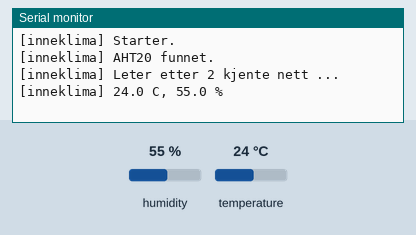
A sketch run on a simulated ESP32-S3. Shown: the last lines printed to the serial monitor. The test bench sets the inputs (shaded band); at power-on: humidity 55 %, temperature 24 °C. WiFi joins after 1.5 s; servers stay silent unless stated; no MQTT or app messages arrive unless stated.

Above: at 2.7 s.
2.8 s: humidity set to 22 %
At 3.4 s:
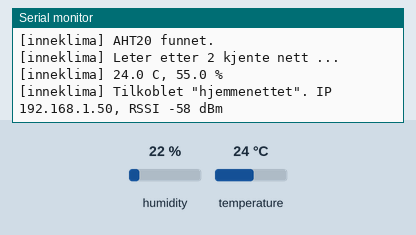
12.8 s: temperature set to 12 °C
At 22.5 s:
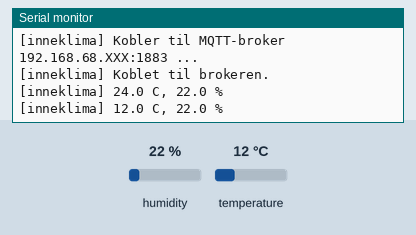
22.8 s: humidity set to 40 %
At 32.8 s:
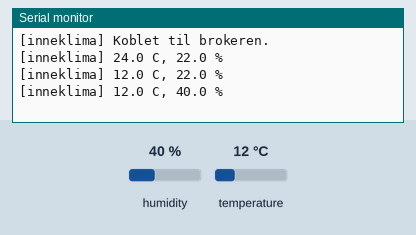
Timing chart, 0 to 34.3 s (numbered marks = the images above; inputs shaded):
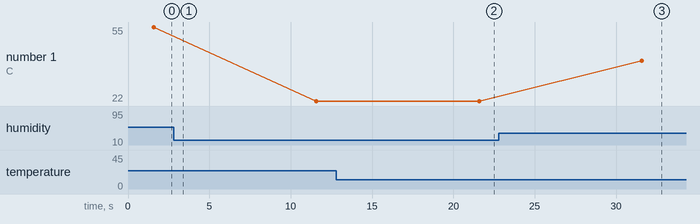

The sketch:

inneklima.ino
```cpp
// Inneklima: maaler temperatur og luftfuktighet med AHT20.

#include <WiFi.h>
#include <WiFiMulti.h>
#include <PubSubClient.h>
#include <Wire.h>
#include <Adafruit_AHTX0.h>

#include "wifi_secrets.h"

// ESP32-S3 ser bare 2,4 GHz-nett
static const size_t ANTALL_NETT = sizeof(WIFI_NETT) / sizeof(WIFI_NETT[0]);

// Brukes som hostname og MQTT-klient-ID
static const char *VERTSNAVN = "inneklima";

static const char *MQTT_EMNE = "kollektivmonitor/inneklima";

static const uint32_t PUBLISERINGSINTERVALL_MS = 10000;
static const uint32_t MQTT_FORSOK_MS = 5000;

// Korrigering for at brettet varmer sensoren. Maal mot et termometer:
// 22,8 paa ESP-en og 21,4 paa termometeret gir -1.4. Ukalibrert = 0.
static const float TEMP_OFFSET = 0.0;

static const uint32_t MAALEINTERVALL_MS = 10000;

// Eldre maaling enn dette sendes som ok:false med feilen, som i esp/soppel/
static const uint32_t MAKS_ALDER_MS = 30000;

// Hvor lenge vi venter paa Wi-Fi for vi prover paa nytt
static const uint32_t WIFI_FORSOK_MS = 20000;

// Hvor lenge wifiMulti.run() venter paa nettet
static const uint32_t WIFI_KOBLE_MS = 10000;

static Adafruit_AHTX0 aht;
static WiFiMulti wifiMulti;
static WiFiClient wifiKlient;
static PubSubClient mqtt(wifiKlient);

// Siste gyldige maaling. Brukes bare med maalingMutex tatt.
struct Maaling {
  bool harMaaling;
  float temp;
  float fukt;
  uint32_t maaltMs;
  char feil[40];   // tom naar alt gaar bra
};

static Maaling maaling = { false, 0.0f, 0.0f, 0, "ingen maaling ennaa" };
static SemaphoreHandle_t maalingMutex;

// Brukes bare av en task hver, saa ingen mutex
static bool sensorKlar = false;
static uint32_t wifiForsoktFra = 0;

static uint32_t alderSekunder(const Maaling &m) {
  if (!m.harMaaling) return 0;
  return (uint32_t) ((millis() - m.maaltMs) / 1000UL);
}

static Maaling lesMaaling() {
  xSemaphoreTake(maalingMutex, portMAX_DELAY);
  const Maaling m = maaling;
  xSemaphoreGive(maalingMutex);
  return m;
}

// Forrige gyldige maaling blir staaende
static void settFeil(const char *tekst) {
  xSemaphoreTake(maalingMutex, portMAX_DELAY);
  strlcpy(maaling.feil, tekst, sizeof(maaling.feil));
  xSemaphoreGive(maalingMutex);
}

static uint32_t oppetidSekunder() {
  return (uint32_t) (esp_timer_get_time() / 1000000LL);
}

static bool startSensor() {
  // Brettets egne pinner, SDA=8 og SCL=9 paa FeatherS3
  Wire.begin();

  if (!aht.begin()) {
    Serial.println("[inneklima] Fant ingen AHT20 paa I2C. Sjekk ledningene.");
    settFeil("fant ingen sensor");
    return false;
  }

  Serial.println("[inneklima] AHT20 funnet.");
  return true;
}

static void lesSensor() {
  sensors_event_t fukt, temp;

  if (!aht.getEvent(&fukt, &temp)) {
    Serial.println("[inneklima] Sensoren svarte ikke paa avlesning.");
    settFeil("sensoren svarte ikke");
    sensorKlar = false;
    return;
  }

  // En AHT20 som har mistet kontakten kan gi NaN i stedet for aa feile
  if (isnan(temp.temperature) || isnan(fukt.relative_humidity)) {
    Serial.println("[inneklima] Avlesningen var NaN.");
    settFeil("avlesningen var NaN");
    return;
  }

  const float t = temp.temperature + TEMP_OFFSET;
  const float f = fukt.relative_humidity;

  xSemaphoreTake(maalingMutex, portMAX_DELAY);
  maaling.temp = t;
  maaling.fukt = f;
  maaling.maaltMs = millis();
  maaling.harMaaling = true;
  maaling.feil[0] = '\0';
  xSemaphoreGive(maalingMutex);

  Serial.printf("[inneklima] %.1f C, %.1f %%\n", t, f);
}

static void publiser() {
  const Maaling m = lesMaaling();
  char json[192];

  if (!m.harMaaling || (millis() - m.maaltMs) > MAKS_ALDER_MS) {
    snprintf(json, sizeof(json), "{\"ok\":false,\"feil\":\"%s\"}",
             m.feil[0] ? m.feil : "ingen maaling ennaa");
    mqtt.publish(MQTT_EMNE, json);
    return;
  }

  // Alderen sendes med, saa server.js ogsaa kan se hvor fersk maalingen er.
  // En desimal holder, sensoren er noyaktig til +/- 0,3 grader og 2 % RF.
  snprintf(json, sizeof(json),
           "{\"ok\":true,\"temperatur\":%.1f,\"fuktighet\":%.1f,"
           "\"alder_s\":%lu,\"uptime_s\":%lu,\"rssi\":%d}",
           m.temp, m.fukt,
           (unsigned long) alderSekunder(m),
           (unsigned long) oppetidSekunder(),
           (int) WiFi.RSSI());

  mqtt.publish(MQTT_EMNE, json);
}

static void kobleTilBroker() {
  Serial.printf("[inneklima] Kobler til MQTT-broker %s:%u ...\n", MQTT_BROKER, MQTT_PORT);

  if (mqtt.connect(VERTSNAVN)) {
    Serial.println("[inneklima] Koblet til brokeren.");
  } else {
    Serial.printf("[inneklima] Brokeren svarte ikke (state %d). Kjorer Mosquitto, "
                  "og stemmer adressen i wifi_secrets.h?\n", mqtt.state());
  }
}

static const char *wifiGrunn() {
  switch (WiFi.status()) {
    case WL_NO_SSID_AVAIL:
      return "finner ikke nettet - sjekk navnet, og at det er 2,4 GHz";
    case WL_CONNECT_FAILED:
      return "nektet - som regel feil passord";
    case WL_CONNECTION_LOST:
      return "mistet forbindelsen";
    case WL_IDLE_STATUS:
    case WL_DISCONNECTED:
      return "ikke tilkoblet ennaa";
    default:
      return "ukjent tilstand";
  }
}

// Lister nettene ESP-en ser. Er vaart nett med, er det passordet som er feil.
// Er det ikke med, er det feil navn, utenfor rekkevidde eller 5 GHz.
static void skannNett() {
  Serial.println("[inneklima] Skanner etter nett ...");

  const int16_t antall = WiFi.scanNetworks();

  if (antall <= 0) {
    Serial.println("[inneklima] Fant ingen nett i det hele tatt. Er antennen tilkoblet?");
    WiFi.scanDelete();
    return;
  }

  bool fantVaart = false;

  for (int16_t i = 0; i < antall; i++) {
    const String navn = WiFi.SSID(i);

    bool vaart = false;
    for (size_t n = 0; n < ANTALL_NETT; n++) {
      if (navn == WIFI_NETT[n][0]) vaart = true;
    }
    if (vaart) fantVaart = true;

    Serial.printf("[inneklima]   %s%-32s %4d dBm  kanal %ld\n",
                  vaart ? "-> " : "   ", navn.c_str(),
                  (int) WiFi.RSSI(i), (long) WiFi.channel(i));
  }

  if (fantVaart) {
    Serial.println("[inneklima] Et av nettene i wifi_secrets.h ER synlig (merket ->). "
                   "Kommer vi likevel ikke paa, er det passordet.");
  } else {
    Serial.println("[inneklima] Ingen av nettene i wifi_secrets.h er blant nettene over. "
                   "Enten er navnet feilskrevet, eller saa er nettet 5 GHz - denne "
                   "brikken ser bare 2,4 GHz. Paa iPhone: slaa paa \"Maksimer "
                   "kompatibilitet\".");
  }

  // Frigjor resultatlista, ellers lekker hver skanning minne
  WiFi.scanDelete();
}

static void startWifi() {
  WiFi.mode(WIFI_STA);

  // Hostname maa settes etter mode() og for tilkobling, ellers sendes
  // DHCP-forespoerselen med standardnavnet
  WiFi.setHostname(VERTSNAVN);
  WiFi.setAutoReconnect(true);

  // Med sparemodus faller MQTT-forbindelsen ut
  WiFi.setSleep(false);

  for (size_t i = 0; i < ANTALL_NETT; i++) {
    wifiMulti.addAP(WIFI_NETT[i][0], WIFI_NETT[i][1]);
  }
}

// Kobler til det sterkeste kjente nettet. Blokkerer noen sekunder.
static void kobleTil() {
  Serial.printf("[inneklima] Leter etter %u kjente nett ...\n", (unsigned) ANTALL_NETT);

  if (wifiMulti.run(WIFI_KOBLE_MS) != WL_CONNECTED) {
    Serial.printf("[inneklima] Kom ikke paa noe nett: %s.\n", wifiGrunn());
  }

  wifiForsoktFra = millis();
}

// Bare denne tasken bruker I2C, saa bussen trenger ingen mutex
static void sensorTask(void *) {
  sensorKlar = startSensor();

  TickType_t neste = xTaskGetTickCount();

  for (;;) {
    // Prov aa starte sensoren igjen hvis den har falt ut
    if (!sensorKlar) sensorKlar = startSensor();

    if (sensorKlar) lesSensor();

    vTaskDelayUntil(&neste, pdMS_TO_TICKS(MAALEINTERVALL_MS));
  }
}

static void nettTask(void *) {
  startWifi();
  kobleTil();

  mqtt.setServer(MQTT_BROKER, MQTT_PORT);

  bool varTilkoblet = false;
  bool harSkannet = false;
  uint32_t sisteMqttForsok = 0;
  uint32_t sistPublisert = 0;

  for (;;) {
    const uint32_t naa = millis();
    const bool tilkoblet = (WiFi.status() == WL_CONNECTED);

    if (tilkoblet && !varTilkoblet) {
      Serial.printf("[inneklima] Tilkoblet \"%s\". IP %s, RSSI %d dBm\n",
                    WiFi.SSID().c_str(), WiFi.localIP().toString().c_str(), WiFi.RSSI());
    }

    if (tilkoblet && !mqtt.connected() && (naa - sisteMqttForsok) > MQTT_FORSOK_MS) {
      sisteMqttForsok = naa;
      kobleTilBroker();
    }

    if (mqtt.connected()) {
      mqtt.loop();

      if (naa - sistPublisert >= PUBLISERINGSINTERVALL_MS) {
        sistPublisert = naa;
        publiser();
      }
    }

    if (!tilkoblet && varTilkoblet) {
      Serial.println("[inneklima] Mistet Wi-Fi.");
      wifiForsoktFra = naa;
    }

    varTilkoblet = tilkoblet;

    // setAutoReconnect() prover bare samme nett. Gir den opp, skannes alle
    // kjente nett paa nytt, saa ESP-en kan bytte mellom hjem og hotspot.
    if (!tilkoblet && (naa - wifiForsoktFra) > WIFI_FORSOK_MS) {
      Serial.printf("[inneklima] Ikke tilkoblet: %s.\n", wifiGrunn());

      // Skann bare forste gang, ellers fylles seriemonitoren opp
      if (!harSkannet) {
        harSkannet = true;
        skannNett();
      }

      WiFi.disconnect();
      kobleTil();
    }

    // Uten denne sulter idle-tasken og watchdogen slaar til
    vTaskDelay(pdMS_TO_TICKS(5));
  }
}

void setup() {
  Serial.begin(115200);

  // USB-serieporten paa S3 trenger litt tid, ellers forsvinner de forste linjene
  delay(1500);

  Serial.println();
  Serial.println("[inneklima] Starter.");

  maalingMutex = xSemaphoreCreateMutex();

  // Begge paa kjerne 1, kjerne 0 er Wi-Fi sin
  xTaskCreatePinnedToCore(sensorTask, "sensor", 4096, nullptr, 2, nullptr, 1);
  xTaskCreatePinnedToCore(nettTask, "nett", 8192, nullptr, 1, nullptr, 1);
}

// Alt skjer i taskene, saa loop-tasken sletter seg selv
void loop() {
  vTaskDelete(nullptr);
}
```

wifi_secrets.example.h
```cpp
// Mal: kopier til wifi_secrets.h og fyll inn. Nettene maa vaere 2,4 GHz.

#pragma once

static const char *WIFI_NETT[][2] = {
  { "hjemmenettet", "passordet-hjemme" },
  { "iPhone-hotspot", "passordet-paa-hotspot" },
};

// Mosquitto paa Pi-en hjemme. IP og ikke .local, siden PubSubClient ikke
// slaar opp mDNS-navn. Reserver adressen i ruteren.
static const char *MQTT_BROKER = "192.168.68.XXX";
static const uint16_t MQTT_PORT = 1883;
```

Measured:
- after the input at 12.8 s, the serial monitor: prints a new line after 8.8 s (image 2)
- after the input at 22.8 s, the serial monitor: prints a new line after 8.8 s (image 3)
- plotted number 1: 55 → 22 after the input at 2.8 s, 22 → 40 after the input at 22.8 s
